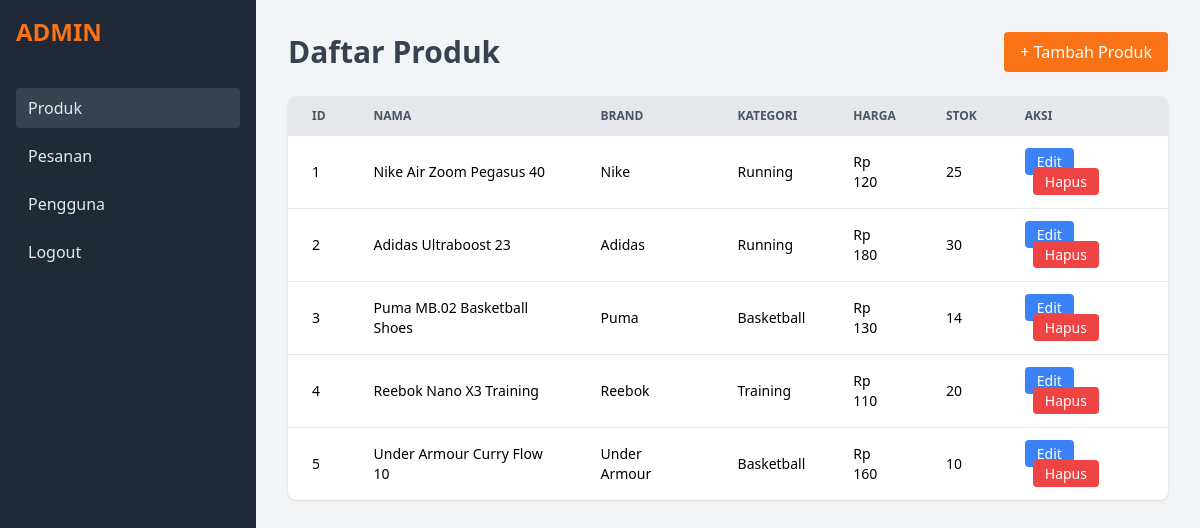
Page /dashboard.php on the committed database.
### tables this page shows
CREATE TABLE `products` (
  `product_id` int(11) NOT NULL,
  `product_name` varchar(150) NOT NULL,
  `brand_id` int(11) NOT NULL,
  `category_id` int(11) NOT NULL,
  `price` decimal(10,2) NOT NULL,
  `description` text DEFAULT NULL,
  `image_url` varchar(255) DEFAULT NULL,
  `created_at` timestamp NOT NULL DEFAULT current_timestamp()
);

CREATE TABLE `brands` (
  `brand_id` int(11) NOT NULL,
  `brand_name` varchar(100) NOT NULL
);

CREATE TABLE `categories` (
  `category_id` int(11) NOT NULL,
  `category_name` varchar(100) NOT NULL
);

CREATE TABLE `stock` (
  `stock_id` int(11) NOT NULL,
  `product_id` int(11) NOT NULL,
  `quantity` int(11) NOT NULL DEFAULT 0
);

### dashboard.php (the view, shortened to what this page needs)
<?php
$host = 'localhost';
$user = 'root';
$pass = '';
$db   = 'db_shoes';
$conn = new mysqli($host, $user, $pass, $db);
$sql = "SELECT p.*, b.brand_name, c.category_name, s.quantity
        FROM products p
        JOIN brands b ON p.brand_id = b.brand_id
        JOIN categories c ON p.category_id = c.category_id
        LEFT JOIN stock s ON s.product_id = p.product_id";
$result = $conn->query($sql);
?>
<!DOCTYPE html>
<html lang="id">
<head>
  <script src="https://cdn.tailwindcss.com"></script>
</head>
<body class="flex bg-gray-100 min-h-screen">
  <aside class="w-64 bg-gray-800 text-gray-200 flex flex-col p-4 space-y-4">
    <h1 class="text-2xl font-bold text-orange-500 mb-6">ADMIN</h1>
    <nav class="space-y-2">
      <a href="admin-dashboard.php" class="block py-2 px-3 rounded bg-gray-700">Produk</a>
      <a href="#" class="block py-2 px-3 rounded hover:bg-gray-700">Pesanan</a>
      <a href="#" class="block py-2 px-3 rounded hover:bg-gray-700">Pengguna</a>
      <a href="#" class="block py-2 px-3 rounded hover:bg-gray-700">Logout</a>
    </nav>
  </aside>
  <main class="flex-1 p-8 overflow-auto">
    <div class="flex justify-between items-center mb-6">
      <h2 class="text-3xl font-semibold text-gray-700">Daftar Produk</h2>
      <a href="crud/form-edit-input.php" class="bg-orange-500 hover:bg-orange-600 text-white px-4 py-2 rounded">+ Tambah Produk</a>
    </div>
    <div class="bg-white shadow rounded-lg overflow-x-auto">
      <table class="min-w-full text-sm text-left">
        <thead class="bg-gray-200 text-gray-600 uppercase text-xs">
          <tr>
            <th class="px-6 py-3">ID</th>
            <th class="px-6 py-3">Nama</th>
            <th class="px-6 py-3">Brand</th>
            <th class="px-6 py-3">Kategori</th>
            <th class="px-6 py-3">Harga</th>
            <th class="px-6 py-3">Stok</th>
            <th class="px-6 py-3">Aksi</th>
          </tr>
        </thead>
        <tbody class="divide-y">
          <?php if($result && $result->num_rows): while($row = $result->fetch_assoc()): ?>
            <tr>
              <td class="px-6 py-4"><?= $row['product_id'] ?></td>
              <td class="px-6 py-4"><?= htmlspecialchars($row['product_name']) ?></td>
              <td class="px-6 py-4"><?= htmlspecialchars($row['brand_name']) ?></td>
              <td class="px-6 py-4"><?= htmlspecialchars($row['category_name']) ?></td>
              <td class="px-6 py-4">Rp <?= number_format($row['price'],0,',','.') ?></td>
              <td class="px-6 py-4"><?= $row['quantity'] ?? 0 ?></td>
              <td class="px-6 py-4 space-x-2">
                <a href="produk-form.php?id=<?= $row['product_id'] ?>" class="px-3 py-1 bg-blue-500 text-white rounded">Edit</a>
                <a href="produk-delete.php?id=<?= $row['product_id'] ?>" class="px-3 py-1 bg-red-500 text-white rounded" onclick="return confirm('Hapus produk ini?')">Hapus</a>
              </td>
            </tr>
          <?php endwhile; else: ?>
            <tr><td colspan="7" class="px-6 py-4 text-center">Belum ada produk.</td></tr>
          <?php endif; ?>
        </tbody>
      </table>
    </div>
  </main>
</body>
</html>

### rows in the picture
products: product_id "1", product_name "Nike Air Zoom Pegasus 40", brand.brand_name "Nike", category.category_name "Running", price "120", stock.quantity "25"
products: product_id "2", product_name "Adidas Ultraboost 23", brand.brand_name "Adidas", category.category_name "Running", price "180", stock.quantity "30"
products: product_id "3", product_name "Puma MB.02 Basketball Shoes", brand.brand_name "Puma", category.category_name "Basketball", price "130", stock.quantity "14"
products: product_id "4", product_name "Reebok Nano X3 Training", brand.brand_name "Reebok", category.category_name "Training", price "110", stock.quantity "20"
products: product_id "5", product_name "Under Armour Curry Flow 10", brand.brand_name "Under Armour", category.category_name "Basketball", price "160", stock.quantity "10"
